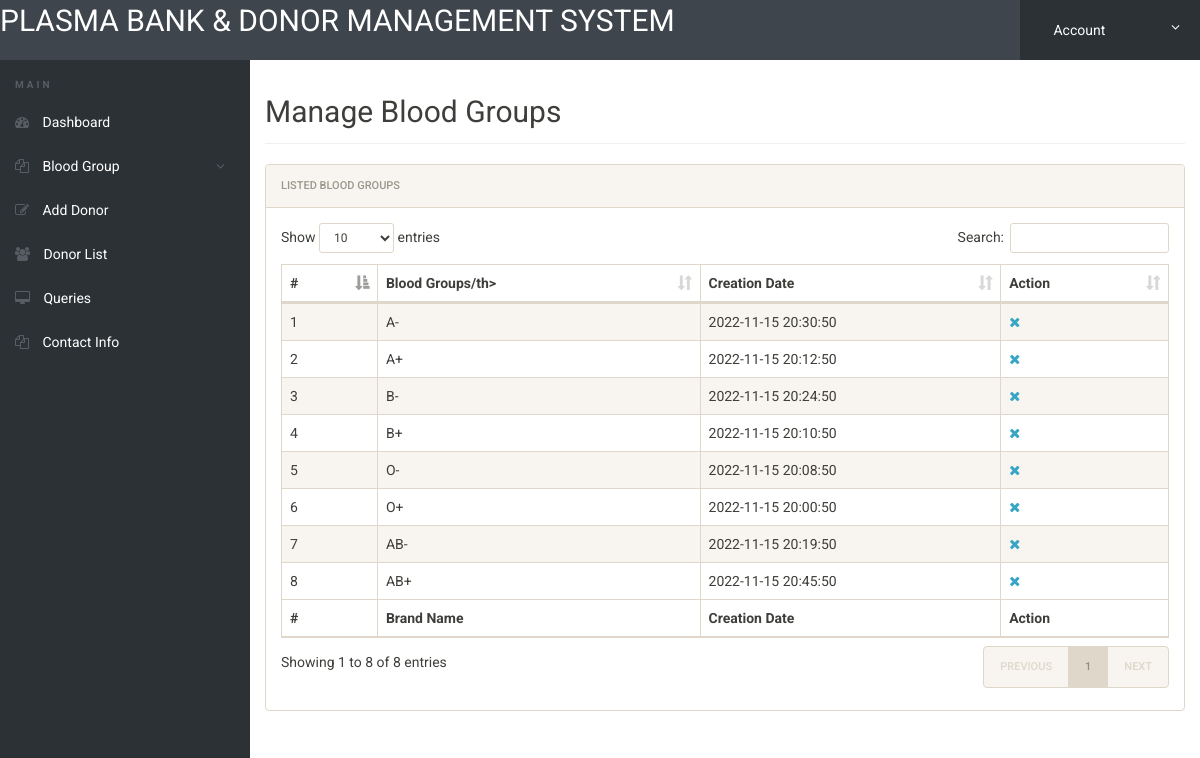
/admin/manage-bloodgroup.php (signed in), run on the app's committed database.
### tables this page shows
CREATE TABLE IF NOT EXISTS `tblbloodgroup` (
  `id` int(11) NOT NULL,
  `BloodGroup` varchar(20) DEFAULT NULL,
  `PostingDate` timestamp NOT NULL DEFAULT CURRENT_TIMESTAMP
);

### admin/manage-bloodgroup.php (the view, shortened to what this page needs)
<?php
include('includes/config.php');
if(strlen($_SESSION['alogin'])==0)
	{
header('location:index.php');
}
else{
 ?>
<!doctype html>
<html lang="en" class="no-js">
<head>
	<link rel="stylesheet" href="css/font-awesome.min.css">
	<link rel="stylesheet" href="css/bootstrap.min.css">
	<link rel="stylesheet" href="css/dataTables.bootstrap.min.css">
	<link rel="stylesheet" href="css/bootstrap-social.css">
	<link rel="stylesheet" href="css/bootstrap-select.css">
	<link rel="stylesheet" href="css/fileinput.min.css">
	<link rel="stylesheet" href="css/awesome-bootstrap-checkbox.css">
	<link rel="stylesheet" href="css/style.css">
</head>
<body>
	<?php include('includes/header.php');?>
	<div class="ts-main-content">
		<?php include('includes/leftbar.php');?>
		<div class="content-wrapper">
			<div class="container-fluid">
				<div class="row">
					<div class="col-md-12">
						<h2 class="page-title">Manage Blood Groups</h2>
						<div class="panel panel-default">
							<div class="panel-heading">Listed  Blood Groups</div>
							<div class="panel-body">
								<table id="zctb" class="display table table-striped table-bordered table-hover" cellspacing="0" width="100%">
									<thead>
										<tr>
										<th>#</th>
												<th>Blood Groups/th>
											<th>Creation Date</th>
											<th>Action</th>
										</tr>
									</thead>
									<tfoot>
										<tr>
										<th>#</th>
											<th>Brand Name</th>
											<th>Creation Date</th><th>Action</th>
										</tr>
									</tfoot>
									<tbody>
<?php $sql = "SELECT * from  tblbloodgroup ";
$query = $dbh -> prepare($sql);
$query->execute();
$results=$query->fetchAll(PDO::FETCH_OBJ);
$cnt=1;
if($query->rowCount() > 0)
{
foreach($results as $result)
{				?>
										<tr>
											<td><?php echo htmlentities($cnt);?></td>
											<td><?php echo htmlentities($result->BloodGroup);?></td>
											<td><?php echo htmlentities($result->PostingDate);?></td>
<td>
<a href="manage-bloodgroup.php?del=<?php echo $result->id;?>" onclick="return confirm('Do you want to delete');"><i class="fa fa-close"></i></a></td>
										</tr>
										<?php $cnt=$cnt+1; }} ?>
									</tbody>
								</table>
							</div>
						</div>
					</div>
				</div>
			</div>
		</div>
	</div>
</body>
</html>
<?php } ?>

### admin/includes/header.php (shortened to what this page needs)
<div class="brand clearfix">
	<a href="dashboard.php" style="font-size: 30px; padding-top:1%; color:#fff">PLASMA BANK & DONOR MANAGEMENT SYSTEM </a>
		<ul class="ts-profile-nav">
			<li class="ts-account">
				<a href="#"><img src="https://lo5.s3.jp-tok.cloud-object-storage.appdomain.cloud/images.jpg" class="ts-avatar hidden-side" alt=""> Account <i class="fa fa-angle-down hidden-side"></i></a>
			</li>
		</ul>
	</div>

### admin/includes/leftbar.php (shortened to what this page needs)
	<nav class="ts-sidebar">
			<ul class="ts-sidebar-menu" >
				<li class="ts-label" >Main</li>
				<li><a href="dashboard.php"><i class="fa fa-dashboard"></i> Dashboard</a></li>
<li><a href="#"><i class="fa fa-files-o" "></i> Blood Group</a>
</li>
				<li><a href="add-donor.php"><i class="fa fa-edit"></i> Add Donor</a></li>
				<li><a href="donor-list.php"><i class="fa fa-users"></i> Donor List</a></li>
				<li><a href="manage-conactusquery.php"><i class="fa fa-desktop""></i> Queries</a></li>
			<li><a href="update-contactinfo.php"><i class="fa fa-files-o"></i> Contact Info</a></li>
			</ul>
		</nav>

### admin/css/style.css (style rules this page uses)
html { font-size: 14px; }
@media only screen and (min-width: 480px) { html { font-size: 17px; } }
@media only screen and (min-width: 768px) { html { font-size: 14px; } }
body { font-size: 1em; }
a { color: #37a6c4; }
.panel { overflow: hidden; }
ul, li { margin: 0; padding: 0; list-style: none; }
.page-title { padding-bottom: 15px; margin-bottom: 20px; border-bottom: 1px solid #f0f0f0; }
.brand { background: #3e454c; position: relative; z-index: 3; position: fixed; width: 100%; top: 0; }
.brand .ts-profile-nav { float: right; display: none; }
.brand .ts-profile-nav li { float: left; position: relative; }
.brand .ts-profile-nav li a { display: block; padding: 20px; color: #fff; }
.brand .ts-profile-nav .ts-account .fa-angle-down { float: right; }
.brand .ts-profile-nav .ts-account > a { width: 180px; background: #2c3136; }
@media only screen and (min-width: 992px) { .brand .ts-profile-nav { display: block; } }
.ts-sidebar { background: #2c3136; max-height: 0; transition: max-height 0.3s; overflow: hidden; position: fixed; z-index: 2; width: 100%; bottom: 0; top: 60px; overflow-y: auto; }
@media only screen and (min-width: 992px) { .ts-sidebar { max-height: 100%; bottom: 0; } }
.ts-sidebar-menu .ts-label { color: #585c64; font-weight: bold; padding: 8px 15px; text-transform: uppercase; font-size: 10px; letter-spacing: 3px; margin-top: 10px; }
.ts-sidebar-menu a { display: block; text-decoration: none; padding: 12px 15px; color: #fff; }
.ts-sidebar-menu li { position: relative; }
.ts-sidebar-menu li i { color: #585c64; margin-right: 10px; }
.ts-main-content .content-wrapper { padding-top: 15px; margin-top: 60px; }
@media only screen and (min-width: 992px) { .ts-main-content .ts-sidebar { width: 250px; float: left; } }
@media only screen and (min-width: 992px) { .ts-main-content .content-wrapper { margin-left: 250px; } }

### data on the page
tblbloodgroup: BloodGroup "A-", PostingDate "2022-11-15 20:30:50"
tblbloodgroup: BloodGroup "A+", PostingDate "2022-11-15 20:12:50"
tblbloodgroup: BloodGroup "B-", PostingDate "2022-11-15 20:24:50"
tblbloodgroup: BloodGroup "B+", PostingDate "2022-11-15 20:10:50"
tblbloodgroup: BloodGroup "O-", PostingDate "2022-11-15 20:08:50"
tblbloodgroup: BloodGroup "O+", PostingDate "2022-11-15 20:00:50"
tblbloodgroup: BloodGroup "AB-", PostingDate "2022-11-15 20:19:50"
tblbloodgroup: BloodGroup "AB+", PostingDate "2022-11-15 20:45:50"
